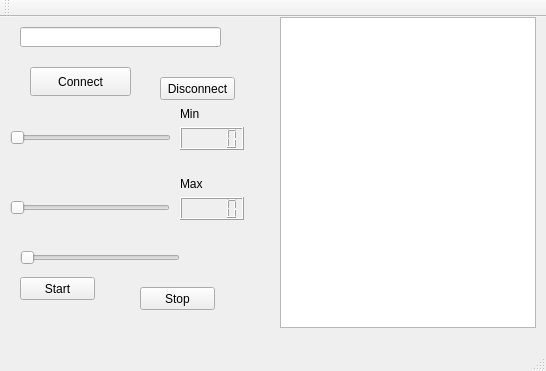
<?xml version="1.0" encoding="UTF-8"?>
<ui version="4.0">
 <class>MainWindow</class>
 <widget class="QMainWindow" name="MainWindow">
  <property name="geometry">
   <rect>
    <x>0</x>
    <y>0</y>
    <width>546</width>
    <height>371</height>
   </rect>
  </property>
  <property name="windowTitle">
   <string>MainWindow</string>
  </property>
  <widget class="QWidget" name="centralWidget">
   <widget class="QPushButton" name="pushButtonConnect">
    <property name="geometry">
     <rect>
      <x>30</x>
      <y>50</y>
      <width>101</width>
      <height>29</height>
     </rect>
    </property>
    <property name="text">
     <string>Connect</string>
    </property>
   </widget>
   <widget class="QPushButton" name="pushButtonDisconnect">
    <property name="geometry">
     <rect>
      <x>160</x>
      <y>60</y>
      <width>75</width>
      <height>23</height>
     </rect>
    </property>
    <property name="text">
     <string>Disconnect</string>
    </property>
   </widget>
   <widget class="QPushButton" name="pushButtonStart">
    <property name="geometry">
     <rect>
      <x>20</x>
      <y>260</y>
      <width>75</width>
      <height>23</height>
     </rect>
    </property>
    <property name="text">
     <string>Start</string>
    </property>
   </widget>
   <widget class="QPushButton" name="pushButtonStop">
    <property name="geometry">
     <rect>
      <x>140</x>
      <y>270</y>
      <width>75</width>
      <height>23</height>
     </rect>
    </property>
    <property name="text">
     <string>Stop</string>
    </property>
   </widget>
   <widget class="QLCDNumber" name="lcdNumberMin">
    <property name="geometry">
     <rect>
      <x>180</x>
      <y>110</y>
      <width>64</width>
      <height>23</height>
     </rect>
    </property>
   </widget>
   <widget class="QLCDNumber" name="lcdNumberMax">
    <property name="geometry">
     <rect>
      <x>180</x>
      <y>180</y>
      <width>64</width>
      <height>23</height>
     </rect>
    </property>
   </widget>
   <widget class="QSlider" name="horizontalSliderMin">
    <property name="geometry">
     <rect>
      <x>10</x>
      <y>110</y>
      <width>161</width>
      <height>22</height>
     </rect>
    </property>
    <property name="orientation">
     <enum>Qt::Horizontal</enum>
    </property>
   </widget>
   <widget class="QLabel" name="labelMin">
    <property name="geometry">
     <rect>
      <x>180</x>
      <y>90</y>
      <width>47</width>
      <height>13</height>
     </rect>
    </property>
    <property name="text">
     <string>Min</string>
    </property>
   </widget>
   <widget class="QLabel" name="labelMax">
    <property name="geometry">
     <rect>
      <x>180</x>
      <y>160</y>
      <width>47</width>
      <height>13</height>
     </rect>
    </property>
    <property name="text">
     <string>Max</string>
    </property>
   </widget>
   <widget class="QSlider" name="horizontalSliderMax">
    <property name="geometry">
     <rect>
      <x>10</x>
      <y>180</y>
      <width>160</width>
      <height>22</height>
     </rect>
    </property>
    <property name="orientation">
     <enum>Qt::Horizontal</enum>
    </property>
   </widget>
   <widget class="QSlider" name="horizontalSliderTiming">
    <property name="geometry">
     <rect>
      <x>20</x>
      <y>230</y>
      <width>160</width>
      <height>22</height>
     </rect>
    </property>
    <property name="orientation">
     <enum>Qt::Horizontal</enum>
    </property>
   </widget>
   <widget class="QLineEdit" name="lineEditIP">
    <property name="geometry">
     <rect>
      <x>20</x>
      <y>10</y>
      <width>201</width>
      <height>20</height>
     </rect>
    </property>
   </widget>
   <widget class="QLabel" name="labelTiming">
    <property name="geometry">
     <rect>
      <x>190</x>
      <y>240</y>
      <width>47</width>
      <height>13</height>
     </rect>
    </property>
    <property name="text">
     <string/>
    </property>
   </widget>
   <widget class="QLabel" name="labelStatus">
    <property name="geometry">
     <rect>
      <x>20</x>
      <y>300</y>
      <width>151</width>
      <height>16</height>
     </rect>
    </property>
    <property name="text">
     <string/>
    </property>
   </widget>
   <widget class="QListWidget" name="listWidgetSet">
    <property name="geometry">
     <rect>
      <x>280</x>
      <y>0</y>
      <width>256</width>
      <height>311</height>
     </rect>
    </property>
   </widget>
  </widget>
  <widget class="QMenuBar" name="menuBar">
   <property name="geometry">
    <rect>
     <x>0</x>
     <y>0</y>
     <width>546</width>
     <height>21</height>
    </rect>
   </property>
  </widget>
  <widget class="QToolBar" name="mainToolBar">
   <attribute name="toolBarArea">
    <enum>TopToolBarArea</enum>
   </attribute>
   <attribute name="toolBarBreak">
    <bool>false</bool>
   </attribute>
  </widget>
  <widget class="QStatusBar" name="statusBar"/>
 </widget>
 <layoutdefault spacing="6" margin="11"/>
 <resources/>
 <connections>
  <connection>
   <sender>horizontalSliderMin</sender>
   <signal>valueChanged(int)</signal>
   <receiver>lcdNumberMin</receiver>
   <slot>display(int)</slot>
   <hints>
    <hint type="sourcelabel">
     <x>138</x>
     <y>157</y>
    </hint>
    <hint type="destinationlabel">
     <x>204</x>
     <y>155</y>
    </hint>
   </hints>
  </connection>
  <connection>
   <sender>horizontalSliderMax</sender>
   <signal>valueChanged(int)</signal>
   <receiver>lcdNumberMax</receiver>
   <slot>display(int)</slot>
   <hints>
    <hint type="sourcelabel">
     <x>87</x>
     <y>221</y>
    </hint>
    <hint type="destinationlabel">
     <x>200</x>
     <y>229</y>
    </hint>
   </hints>
  </connection>
  <connection>
   <sender>horizontalSliderTiming</sender>
   <signal>valueChanged(int)</signal>
   <receiver>labelTiming</receiver>
   <slot>setNum(int)</slot>
   <hints>
    <hint type="sourcelabel">
     <x>98</x>
     <y>279</y>
    </hint>
    <hint type="destinationlabel">
     <x>217</x>
     <y>266</y>
    </hint>
   </hints>
  </connection>
 </connections>
</ui>
